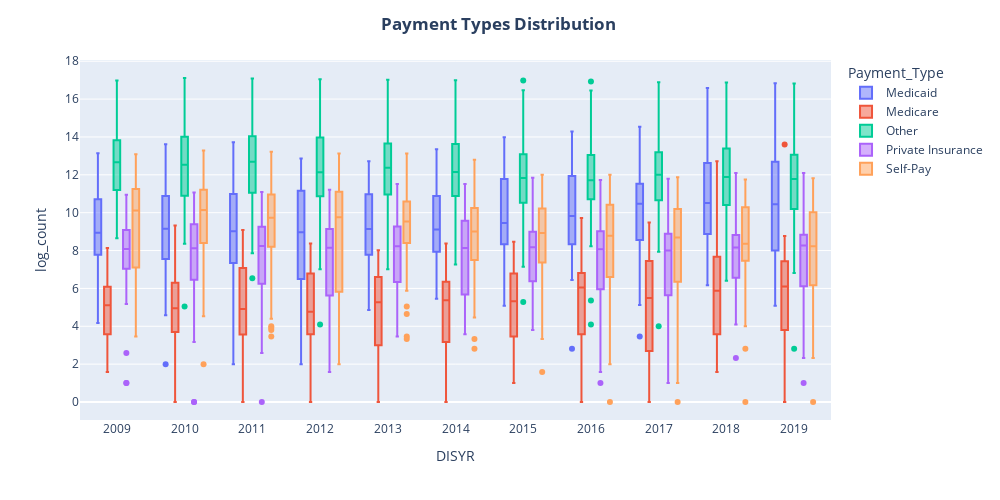

This figure's notebook cell:
### Code cell
fig = px.box(ptype_agg, x="DISYR", y='log_count', color= 'Payment_Type')
fig.update_traces(quartilemethod="exclusive") # or "inclusive", or "linear" by default
fig.update_layout(title_text= "<b>Payment Types Distribution </b>", title_x=0.5, width= 1000, height= 500)
fig.update_xaxes(nticks=15) 
fig.show()

### Figure 1 — Plotly figure (JSON) as saved in the notebook; plotly's stock layout.template omitted (floating-point values rounded to 4 significant figures; data arrays with more than 128 entries replaced by an {"elided": "..."} marker saying what was removed)
{"data": [{"alignmentgroup": "True", "hovertemplate": "Payment_Type=Medicaid<br>DISYR=%{x}<br>log_count=%{y}<extra></extra>", "legendgroup": "Medicaid", "marker": {"color": "#636efa"}, "name": "Medicaid", "notched": false, "offsetgroup": "Medicaid", "orientation": "v", "quartilemethod": "exclusive", "showlegend": true, "type": "box", "x": {"elided": "309 int values"}, "x0": " ", "xaxis": "x", "y": {"elided": "309 float values"}, "y0": " ", "yaxis": "y"}, {"alignmentgroup": "True", "hovertemplate": "Payment_Type=Medicare<br>DISYR=%{x}<br>log_count=%{y}<extra></extra>", "legendgroup": "Medicare", "marker": {"color": "#EF553B"}, "name": "Medicare", "notched": false, "offsetgroup": "Medicare", "orientation": "v", "quartilemethod": "exclusive", "showlegend": true, "type": "box", "x": {"elided": "286 int values"}, "x0": " ", "xaxis": "x", "y": {"elided": "286 float values"}, "y0": " ", "yaxis": "y"}, {"alignmentgroup": "True", "hovertemplate": "Payment_Type=Other<br>DISYR=%{x}<br>log_count=%{y}<extra></extra>", "legendgroup": "Other", "marker": {"color": "#00cc96"}, "name": "Other", "notched": false, "offsetgroup": "Other", "orientation": "v", "quartilemethod": "exclusive", "showlegend": true, "type": "box", "x": {"elided": "468 int values"}, "x0": " ", "xaxis": "x", "y": {"elided": "468 float values"}, "y0": " ", "yaxis": "y"}, {"alignmentgroup": "True", "hovertemplate": "Payment_Type=Private Insurance<br>DISYR=%{x}<br>log_count=%{y}<extra></extra>", "legendgroup": "Private Insurance", "marker": {"color": "#ab63fa"}, "name": "Private Insurance", "notched": false, "offsetgroup": "Private Insurance", "orientation": "v", "quartilemethod": "exclusive", "showlegend": true, "type": "box", "x": {"elided": "303 int values"}, "x0": " ", "xaxis": "x", "y": {"elided": "303 float values"}, "y0": " ", "yaxis": "y"}, {"alignmentgroup": "True", "hovertemplate": "Payment_Type=Self-Pay<br>DISYR=%{x}<br>log_count=%{y}<extra></extra>", "legendgroup": "Self-Pay", "marker": {"color": "#FFA15A"}, "name": "Self-Pay", "notched": false, "offsetgroup": "Self-Pay", "orientation": "v", "quartilemethod": "exclusive", "showlegend": true, "type": "box", "x": {"elided": "296 int values"}, "x0": " ", "xaxis": "x", "y": {"elided": "296 float values"}, "y0": " ", "yaxis": "y"}], "layout": {"boxmode": "group", "height": 500, "legend": {"title": {"text": "Payment_Type"}, "tracegroupgap": 0}, "margin": {"t": 60}, "title": {"text": "<b>Payment Types Distribution </b>", "x": 0.5}, "width": 1000, "xaxis": {"anchor": "y", "domain": [0, 1], "nticks": 15, "title": {"text": "DISYR"}}, "yaxis": {"anchor": "x", "domain": [0, 1], "title": {"text": "log_count"}}}}
